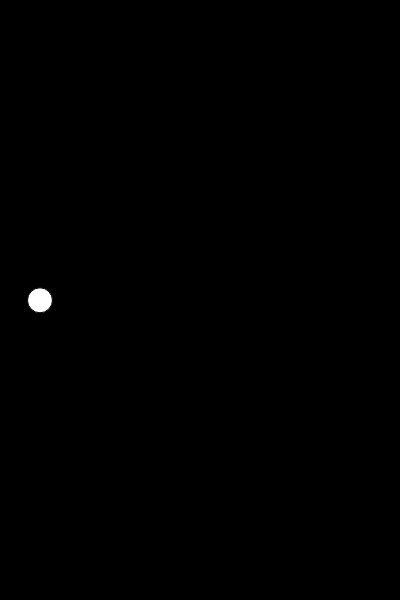
Frame 1 (no input)
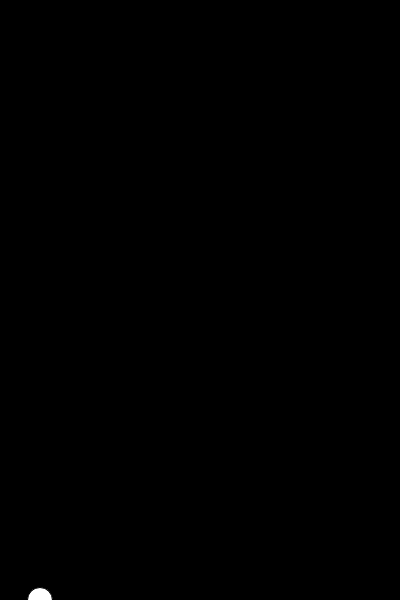
Frame 60 (no input)
Frame 120 (the mouse pressed at the canvas centre since frame 60): identical to frame 60, image omitted

The p5.js sketch that drew these frames (run headless with seeded random() and noise() and a simulated clock; from frame 60 on, the mouse is pressed at the canvas centre):

// p5.js sketch
// ── sketch.js
var bird;
function setup() {
    createCanvas(400, 600);
    bird = new Bird();
}

function draw() {
    background(0);
    bird.update();
    bird.show();
}

function keyPressed(){
    if (key==' ') {
        bird.up();
    }
}
// ── bird.js
function Bird() {
    this.y = height/2;
    this.x = 40;

    this.gravity = .3;
    this.velocity = 0;

    this.show = function(){
        fill(255);
        ellipse(this.x, this.y, 25, 25);
    }

    this.up = function(){
        this.velocity = -7;
    }

    this.update = function(){
        //make bird fall
        this.velocity += this.gravity;
        this.y += this.velocity;

        //stop bird at bottom of screen
        if (this.y > height) {
            this.y=height;
            velocity = 0;
        }
        //stop bird at top of screen
        if (this.y <= 0) {
            this.y = 0;
            velocity = 0;
        }
    }
}
// ── pipes.js
function Pipe() {
    this.gap = 200;
    this.top = random(height-200);
    this.x = width;
    this.w = 20;

    this.speed = 2.5;

    this.show = function() {
        fill(255);
        rect(this.x, 0, this.w, this.top);
        rect(this.x, this.top+this.gap, this.w, height-this.gap-this.top);
    }

    this.update = function() {
        this.x -= this.speed;
    }
}
